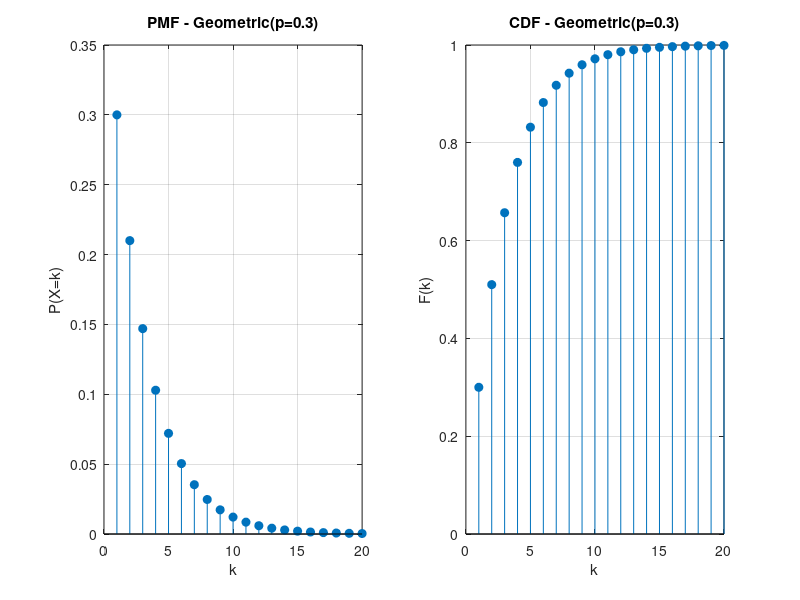
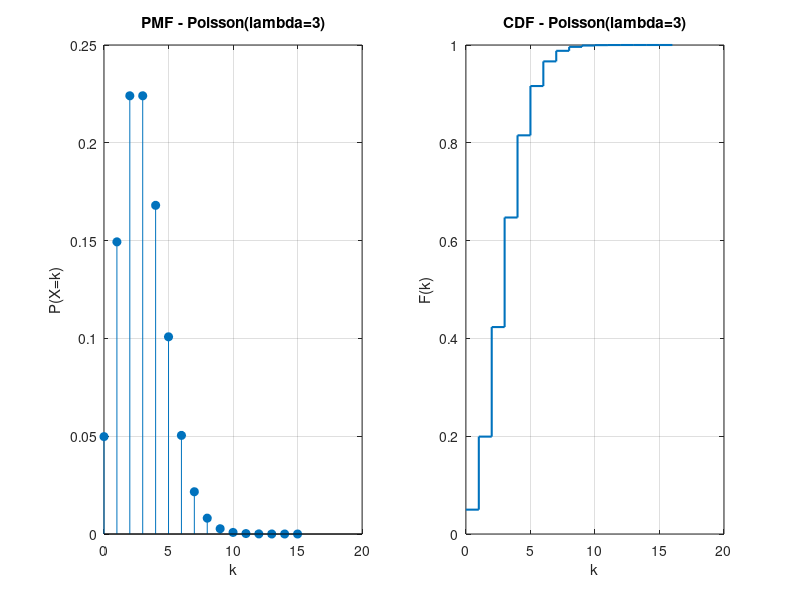
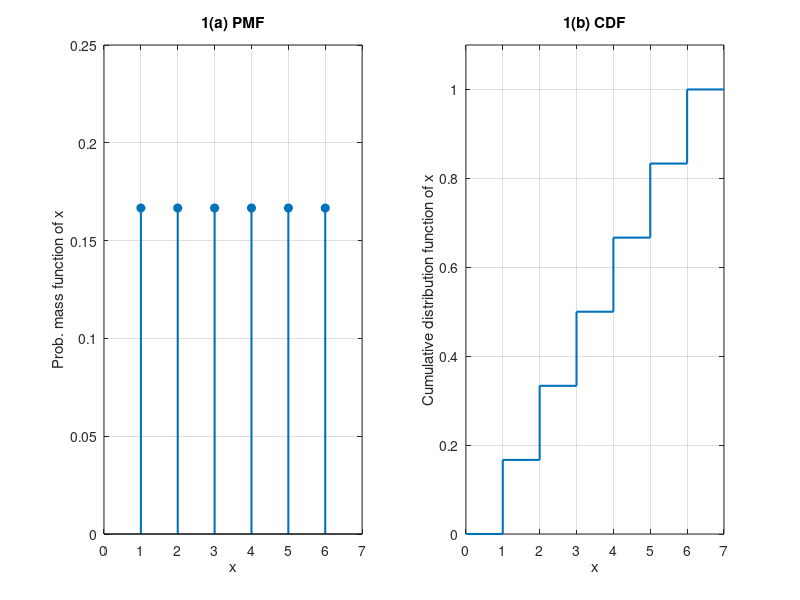
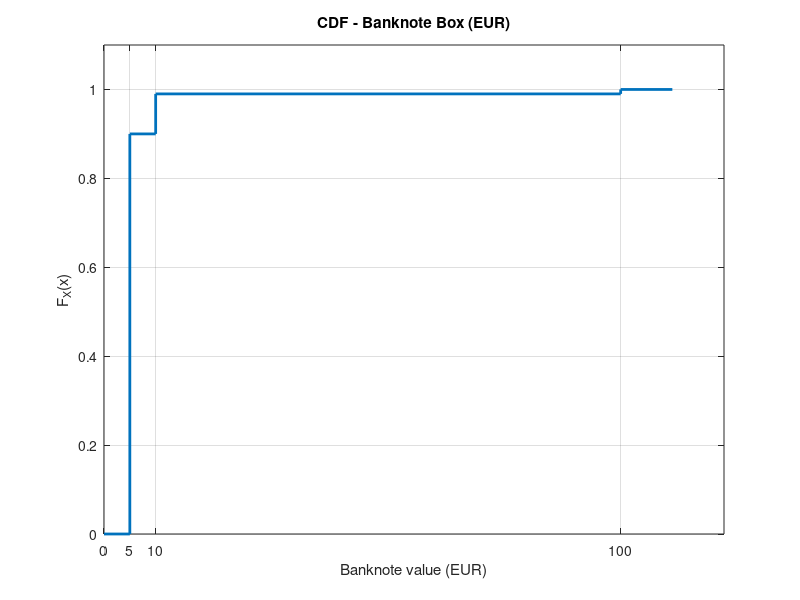

MATLAB code to generate these figures, in order: (Note: this script raises an error after producing the figures.)
%% =========================================================================
%  MPECI 2025/2026 - PRACTICAL GUIDE 2 - FULL SOLUTIONS & EXAM NOTES
%  Métodos Probabilísticos para Engenharia de Computadores e Informática
%  University of Aveiro - DETI
% =========================================================================
%
%  DISTRIBUTIONS COVERED:
%    - Uniform (discrete)    PMF: p(x)=1/n
%    - Binomial              PMF: C(n,k)*p^k*(1-p)^(n-k)  E=np    Var=np(1-p)
%    - Geometric             PMF: (1-p)^(k-1)*p            E=1/p   Var=(1-p)/p^2
%    - Poisson               PMF: e^(-L)*L^k/k!            E=L     Var=L
%    - Exponential (cont.)   PDF: L*e^(-Lx)                E=1/L   Var=1/L^2
%    - Gaussian/Normal(cont) PDF: (1/s*sqrt(2pi))*e^(...)  E=mu    Var=s^2
%
%  KEY MATLAB FUNCTIONS (all distributions):
%    poisspdf(k, L)       Poisson PMF at k
%    poisscdf(k, L)       Poisson CDF up to k
%    poissrnd(L, r, c)    Poisson random samples
%    exppdf(x, 1/L)       Exponential PDF  *** MATLAB uses MEAN=1/L, not rate L ***
%    exprnd(1/L, r, c)    Exponential random samples
%    normcdf(x, mu, s)    Gaussian CDF
%    randn(r, c)          Standard Normal N(0,1) samples
%    nchoosek(n, k)       Binomial coefficient C(n,k)
%
%  EXAM REMINDER - E[X] and Var[X] from PMF:
%    E[X]   = sum(x .* p)
%    E[X^2] = sum(x.^2 .* p)
%    Var[X] = E[X^2] - E[X]^2
%
% =========================================================================


%% =========================================================================
%  TASK 1 - Discrete Random Variables (theory questions)
%% =========================================================================

%% ---- T1 Q1: Fair 6-sided die -------------------------------------------
%
% X in {1,2,3,4,5,6}, each with probability 1/6
%
% PMF:  p(x) = 1/6 for x = 1..6
% CDF:  F(k) = k/6 for integer k in 1..6
% E[X]   = (1+2+3+4+5+6)/6 = 3.5
% Var[X] = E[X^2] - E[X]^2 = 91/6 - 12.25 = 35/12 ≈ 2.9167
%
% P(X>=4) = 3/6 = 0.5
% P(X=3|X<5) = P(X=3 AND X<5) / P(X<5) = (1/6) / (4/6) = 1/4 = 0.25

x_die = 1:6;
p_die = ones(1,6)/6;
F_die = cumsum(p_die);

EX_die   = sum(x_die .* p_die);
Var_die  = sum(x_die.^2 .* p_die) - EX_die^2;
P_ge4    = sum(p_die(x_die >= 4));
P_X3_lt5 = p_die(3) / sum(p_die(x_die < 5));

fprintf('=== T1 Q1: Fair Die ===\n');
fprintf('  E[X]        = %.4f  (exact: 3.5)\n',        EX_die);
fprintf('  Var[X]      = %.4f  (exact: 35/12=%.4f)\n', Var_die, 35/12);
fprintf('  P(X>=4)     = %.4f  (exact: 0.5)\n',        P_ge4);
fprintf('  P(X=3|X<5) = %.4f  (exact: 0.25)\n\n',     P_X3_lt5);


%% ---- T1 Q2: Geometric distribution (p = 0.3) ---------------------------
%
% X = number of trials until FIRST success, X in {1, 2, 3, ...}
% PMF:  P(X=k) = (1-p)^(k-1) * p
% CDF:  F(k)   = 1 - (1-p)^k
% E[X]   = 1/p
% Var[X] = (1-p)/p^2
%
% MEMORYLESS PROPERTY (exam classic):
%   P(X > s+t | X > t) = P(X > s)   for all s,t >= 0
%   "Past failures carry no information about future trials"
%
% P(X>3)      = (1-p)^3 = 0.7^3 = 0.343
% P(X>3|X>1)  = P(X>3)/P(X>1) = 0.7^3/0.7^1 = 0.7^2 = 0.49
% P(X>2)      = 0.7^2 = 0.49  -> same! confirms memoryless property

p_geo = 0.3;
k_geo = 1:20;
pmf_geo = (1-p_geo).^(k_geo-1) * p_geo;
cdf_geo = 1 - (1-p_geo).^k_geo;

EX_geo    = 1/p_geo;
Var_geo   = (1-p_geo)/p_geo^2;
P_Xgt3    = (1-p_geo)^3;
P_Xgt3_given_Xgt1 = P_Xgt3 / (1-p_geo)^1;
P_Xgt2    = (1-p_geo)^2;

fprintf('=== T1 Q2: Geometric (p=0.3) ===\n');
fprintf('  E[X]              = %.4f  (exact: %.4f)\n', EX_geo, 1/p_geo);
fprintf('  Var[X]            = %.4f  (exact: %.4f)\n', Var_geo, (1-p_geo)/p_geo^2);
fprintf('  P(X>3)            = %.4f  (exact: 0.343)\n', P_Xgt3);
fprintf('  P(X>3|X>1)        = %.4f\n', P_Xgt3_given_Xgt1);
fprintf('  P(X>2)            = %.4f  <- same -> MEMORYLESS confirmed\n\n', P_Xgt2);

figure('Name','T1 Q2 - Geometric PMF and CDF');
subplot(1,2,1);
stem(k_geo, pmf_geo, 'filled');
xlabel('k'); ylabel('P(X=k)'); title('PMF - Geometric(p=0.3)'); grid on;
subplot(1,2,2);
stem(k_geo, cdf_geo, 'filled');
xlabel('k'); ylabel('F(k)'); title('CDF - Geometric(p=0.3)'); grid on;


%% ---- T1 Q3: Poisson distribution (lambda = 3) --------------------------
%
% PMF:  P(X=k) = e^(-L) * L^k / k!
% E[X] = L,  Var[X] = L   <- mean equals variance (exam favourite!)
%
% P(X=0) = e^(-3) ≈ 0.0498
% P(X>5) = 1 - poisscdf(5, 3)

L3 = 3;
k_pois = 0:15;
pmf_pois3 = poisspdf(k_pois, L3);
cdf_pois3 = poisscdf(k_pois, L3);

P_X0_L3   = poisspdf(0, L3);
P_Xgt5_L3 = 1 - poisscdf(5, L3);

fprintf('=== T1 Q3: Poisson (lambda=3) ===\n');
fprintf('  E[X] = Var[X] = lambda = 3  (always true for Poisson)\n');
fprintf('  P(X=0) = %.4f  (exact: e^-3=%.4f)\n', P_X0_L3, exp(-3));
fprintf('  P(X>5) = %.4f\n\n', P_Xgt5_L3);

figure('Name','T1 Q3 - Poisson PMF and CDF');
subplot(1,2,1);
stem(k_pois, pmf_pois3, 'filled');
xlabel('k'); ylabel('P(X=k)'); title('PMF - Poisson(lambda=3)'); grid on;
subplot(1,2,2);
stairs([k_pois k_pois(end)+1], [cdf_pois3 1], 'LineWidth', 1.5);
xlabel('k'); ylabel('F(k)'); title('CDF - Poisson(lambda=3)'); grid on;


%% ---- T1 Q4: Poisson - Packet errors (lambda = 2) -----------------------
%
% lambda = 2 errors per packet on average
% (a) P(0 errors)  = e^(-2)
% (b) P(>3 errors) = 1 - poisscdf(3, 2)
% (c) E[errors]    = lambda = 2
% (d) 1000 * P(0 errors) expected packets with zero errors

L_pkt = 2;
P0_pkt    = poisspdf(0, L_pkt);
Pgt3_pkt  = 1 - poisscdf(3, L_pkt);

fprintf('=== T1 Q4: Poisson Packet Errors (lambda=2) ===\n');
fprintf('  P(0 errors)            = %.4f  (e^-2 = %.4f)\n', P0_pkt, exp(-2));
fprintf('  P(>3 errors)           = %.4f\n', Pgt3_pkt);
fprintf('  E[errors per packet]   = %.0f\n', L_pkt);
fprintf('  Expected 0-error pkts  = %.1f out of 1000\n\n', 1000*P0_pkt);


%% ---- T1 Q5: Custom die game - PMF of score Y ---------------------------
%
% Die outcome -> score Y:
%   Roll 1       -> Y = -4   P(Y=-4) = 1/6
%   Roll 2 or 3  -> Y =  0   P(Y= 0) = 2/6
%   Roll 4 or 5  -> Y =  2   P(Y= 2) = 2/6
%   Roll 6       -> Y =  6   P(Y= 6) = 1/6
%
% E[Y] = (-4)(1/6) + (0)(2/6) + (2)(2/6) + (6)(1/6) = 6/6 = 1
% E[Y^2] = (16)(1/6) + (0)(2/6) + (4)(2/6) + (36)(1/6) = 60/6 = 10
% Var[Y] = 10 - 1^2 = 9
%
% E[Y] = 1 != 0 -> NOT a fair game
% Expected total after 100 games = 100 * E[Y] = +100 points

y_vals = [-4,  0,  2,  6];
p_Y    = [1/6, 2/6, 2/6, 1/6];

EY   = sum(y_vals .* p_Y);
VarY = sum(y_vals.^2 .* p_Y) - EY^2;

fprintf('=== T1 Q5: Die Game ===\n');
fprintf('  E[Y]              = %.4f  (exact: 1)\n',  EY);
fprintf('  Var[Y]            = %.4f  (exact: 9)\n',  VarY);
fprintf('  Fair game?        NO  (need E[Y]=0)\n');
fprintf('  Expected gain/100 = +%.0f points\n\n', 100*EY);


%% =========================================================================
%  TASK 2 - Lab exercises
%% =========================================================================

%% ---- T2 Q1: Die PMF and CDF plots (stem + stairs) ----------------------

figure('Name','T2 Q1 - Die PMF and CDF');
subplot(1,2,1);
stem(x_die, p_die, 'filled', 'LineWidth', 1.5);
xlabel('x'); ylabel('Prob. mass function of x');
title('1(a) PMF'); xlim([0 7]); ylim([0 0.25]); grid on;

subplot(1,2,2);
stairs([0 x_die 7], [0 F_die 1], 'LineWidth', 1.5);
xlabel('x'); ylabel('Cumulative distribution function of x');
title('1(b) CDF'); xlim([0 7]); ylim([0 1.1]); grid on;


%% ---- T2 Q2: Banknote box -----------------------------------------------
%
% Box contents: 90x5EUR + 9x10EUR + 1x100EUR = 100 notes total
%
% Sample space (elementary experiment = pick 1 note):
%   Omega = {note_1, ..., note_100}, each with P = 1/100
%
% Random variable X = face value of drawn note:
%   X in {5, 10, 100}
%   P(X=5)   = 90/100 = 0.90
%   P(X=10)  =  9/100 = 0.09
%   P(X=100) =  1/100 = 0.01
%
% CDF:
%   F(x) = 0     for x < 5
%   F(x) = 0.90  for 5  <= x < 10
%   F(x) = 0.99  for 10 <= x < 100
%   F(x) = 1.00  for x >= 100

x_notes = [5,    10,   100];
p_notes = [0.90, 0.09, 0.01];
F_notes = cumsum(p_notes);

EX_notes  = sum(x_notes .* p_notes);
Var_notes = sum(x_notes.^2 .* p_notes) - EX_notes^2;

fprintf('=== T2 Q2: Banknote Box ===\n');
fprintf('  E[X]   = %.2f EUR\n', EX_notes);
fprintf('  Var[X] = %.2f\n\n', Var_notes);

figure('Name','T2 Q2 - Banknote CDF');
stairs([0 x_notes 110], [0 F_notes 1], 'LineWidth', 2);
xlabel('Banknote value (EUR)'); ylabel('F_X(x)');
title('CDF - Banknote Box (EUR)'); grid on;
xticks([0 5 10 100]); ylim([0 1.1]);


%% ---- T2 Q3: Binomial - 4 coin tosses -----------------------------------
%
% X = number of heads in n=4 tosses of a fair coin
% X ~ Binomial(n=4, p=0.5)
% PMF: P(X=k) = C(4,k) * (0.5)^4  for k = 0,1,2,3,4
% E[X]   = n*p = 2
% Var[X] = n*p*(1-p) = 1
%
% (f) Key probabilities:
%   P(X>=2) = 1 - P(0) - P(1) = 1 - 1/16 - 4/16 = 11/16 = 0.6875
%   P(X<=1) = P(0) + P(1)     = 5/16 = 0.3125
%   P(1<=X<=3) = P(1)+P(2)+P(3) = 14/16 = 0.875

n_c = 4; p_c = 0.5; N = 1e5;
k_c = 0:n_c;

% Simulation
tosses_c = rand(n_c, N) < p_c;
heads_c  = sum(tosses_c);
pmf_sim_c = arrayfun(@(k) sum(heads_c==k)/N, k_c);

% Analytical
pmf_ana_c = arrayfun(@(k) nchoosek(n_c,k)*p_c^k*(1-p_c)^(n_c-k), k_c);

% Stats from simulation
EX_sim_c  = sum(k_c .* pmf_sim_c);
Var_sim_c = sum((k_c - EX_sim_c).^2 .* pmf_sim_c);

% Probabilities from analytical PMF
P_ge2_c  = sum(pmf_ana_c(k_c >= 2));
P_le1_c  = sum(pmf_ana_c(k_c <= 1));
P_1to3_c = sum(pmf_ana_c(k_c >= 1 & k_c <= 3));

fprintf('=== T2 Q3: Binomial (n=4, p=0.5) ===\n');
fprintf('  Sim:  E[X]=%.4f  Var=%.4f  std=%.4f\n', EX_sim_c, Var_sim_c, sqrt(Var_sim_c));
fprintf('  Ana:  E[X]=%.4f  Var=%.4f  std=%.4f\n', n_c*p_c, n_c*p_c*(1-p_c), sqrt(n_c*p_c*(1-p_c)));
fprintf('  PMF comparison:\n');
fprintf('    k   Sim      Ana\n');
for k = k_c
    fprintf('    %d   %.4f   %.4f\n', k, pmf_sim_c(k+1), pmf_ana_c(k+1));
end
fprintf('  P(X>=2)    = %.4f  (exact: 11/16=%.4f)\n', P_ge2_c,  11/16);
fprintf('  P(X<=1)    = %.4f  (exact:  5/16=%.4f)\n', P_le1_c,   5/16);
fprintf('  P(1<=X<=3) = %.4f  (exact: 14/16=%.4f)\n\n', P_1to3_c, 14/16);

figure('Name','T2 Q3 - Binomial PMF comparison');
stem(k_c-0.1, pmf_sim_c, 'b', 'filled'); hold on;
stem(k_c+0.1, pmf_ana_c, 'r', 'filled');
legend('Simulated','Analytical');
xlabel('k'); ylabel('P(X=k)');
title('Binomial(4, 0.5) - Simulation vs Analytical');
grid on; hold off;


%% ---- T2 Q4 (Optional): Defective parts (Binomial p=0.3, n=5) ----------

p_d = 0.3; n_d = 5; N = 1e5;
k_d = 0:n_d;
defects = sum(rand(n_d, N) < p_d);

pmf_sim_d = arrayfun(@(k) sum(defects==k)/N, k_d);
pmf_ana_d = arrayfun(@(k) nchoosek(n_d,k)*p_d^k*(1-p_d)^(n_d-k), k_d);
cdf_ana_d = cumsum(pmf_ana_d);

P_le2_sim_d = sum(defects <= 2) / N;
P_le2_ana_d = sum(pmf_ana_d(k_d <= 2));

fprintf('=== T2 Q4: Defective Parts (n=5, p=0.3) ===\n');
fprintf('  P(X<=2) sim = %.4f  ana = %.4f\n\n', P_le2_sim_d, P_le2_ana_d);

figure('Name','T2 Q4 - Defective Parts CDF');
stairs([-1 k_d n_d+1], [0 cdf_ana_d 1], 'LineWidth', 2);
xlabel('k (defective parts)'); ylabel('F(k)');
title('CDF - Defective Parts (n=5, p=0.3)'); grid on;


%% ---- T2 Q5 (Optional): 2-engine vs 4-engine plane crash ---------------
%
% Rule: plane crashes if MORE THAN HALF of engines fail
%   2 engines: crash if >= 2 fail  ->  P_crash2 = p^2
%   4 engines: crash if >= 3 fail  ->  P_crash4 = C(4,3)*p^3*(1-p) + p^4
%
% CONCLUSION: For p < 0.5 (realistic), P_crash2 < P_crash4
%   -> Prefer 2-engine plane for any realistic failure probability

p_range  = logspace(-3, log10(0.5), 300);
P_crash2 = p_range.^2;
P_crash4 = 4*p_range.^3.*(1-p_range) + p_range.^4;

fprintf('=== T2 Q5: 2 vs 4 Engine Plane ===\n');
fprintf('  For p < 0.5: 2-engine plane is SAFER\n');
fprintf('  Crossover exactly at p = 0.5\n\n');

figure('Name','T2 Q5 - Plane Crash Probability');
loglog(p_range, P_crash2, 'b-', 'LineWidth', 2); hold on;
loglog(p_range, P_crash4, 'r-', 'LineWidth', 2);
legend('2 engines','4 engines','Location','northwest');
xlabel('p (engine failure probability)'); ylabel('P(crash)');
title('Crash probability: 2-engine vs 4-engine plane');
grid on; hold off;


%% ---- T2 Q6: Binomial -> Poisson approximation (BER) -------------------
%
% Poisson is a good approximation to Binomial when:
%   n is large, p is small, and lambda = n*p stays constant
%
% (a) 100 bytes = 800 bits, BER=1e-5, lambda = 800*1e-5 = 0.008
%     P(0 errors): Binomial = (1-BER)^800, Poisson = e^(-0.008)
%
% (b) 1000 bytes = 8000 bits, lambda = 8000*1e-5 = 0.08
%     P(>=2 errors) = 1 - P(0) - P(1)
%     Both methods give essentially identical results

BER = 1e-5;

% (a)
n_a   = 100*8; L_a = n_a*BER;
P0_bi_a  = (1-BER)^n_a;
P0_po_a  = exp(-L_a);

% (b)
n_b   = 1000*8; L_b = n_b*BER;
Pge2_bi_b = 1 - (1-BER)^n_b - n_b*BER*(1-BER)^(n_b-1);
Pge2_po_b = 1 - poisscdf(1, L_b);

fprintf('=== T2 Q6: Binomial vs Poisson (BER=1e-5) ===\n');
fprintf('  (a) 100B  | Binomial: %.8f  Poisson: %.8f\n', P0_bi_a,   P0_po_a);
fprintf('  (b) 1000B | Binomial: %.8f  Poisson: %.8f\n\n', Pge2_bi_b, Pge2_po_b);


%% ---- T2 Q7: Poisson email server (lambda=5 msg/s) ----------------------
%
% Rate = 5 messages/second
% KEY: scale lambda by the time window!
%   2-second window: lambda = 5*2 = 10
%   5-second window: lambda = 5*5 = 25
%
% (a) P(X < 10 in 2s) = poisscdf(9, 10)
% (b) P(X > 30 in 5s) = 1 - poisscdf(30, 25)

L_s = 5;
N_p = 1e5;

L_2s = L_s * 2;
msgs_2s    = poissrnd(L_2s, 1, N_p);
P_lt10_sim = sum(msgs_2s < 10) / N_p;
P_lt10_ana = poisscdf(9, L_2s);

L_5s = L_s * 5;
msgs_5s    = poissrnd(L_5s, 1, N_p);
P_gt30_sim = sum(msgs_5s > 30) / N_p;
P_gt30_ana = 1 - poisscdf(30, L_5s);

fprintf('=== T2 Q7: Poisson Email Server ===\n');
fprintf('  (a) P(<10 in 2s)  Sim=%.4f  Ana=%.4f  [lambda=%.0f]\n', P_lt10_sim, P_lt10_ana, L_2s);
fprintf('  (b) P(>30 in 5s)  Sim=%.4f  Ana=%.4f  [lambda=%.0f]\n\n', P_gt30_sim, P_gt30_ana, L_5s);


%% ---- T2 Q8: Exponential distribution (lambda=1) -----------------------
%
% PDF: f(x) = lambda * e^(-lambda*x) for x >= 0
% E[X] = 1/lambda,  Var[X] = 1/lambda^2
%
% *** IMPORTANT MATLAB NOTE ***
% exppdf(x, mu) and exprnd(mu) use mu = MEAN = 1/lambda (NOT the rate)
% For lambda=1:   use exppdf(x, 1)   -> mean=1
% For lambda=0.2: use exppdf(x, 5)   -> mean=5

L8 = 1; mu8 = 1/L8;
x_e = 0:0.1:10;

figure('Name','T2 Q8 - Exponential(lambda=1)');
subplot(1,2,1);
plot(x_e, exppdf(x_e, mu8), 'LineWidth', 2);
xlabel('x'); ylabel('f_X(x)');
title('PDF - Exponential(\lambda=1)'); grid on;

samples_e8 = exprnd(mu8, 1, 1e5);
subplot(1,2,2);
histogram(samples_e8, 100, 'Normalization', 'pdf'); hold on;
plot(x_e, exppdf(x_e, mu8), 'r-', 'LineWidth', 2);
legend('Histogram (10^5 samples)','Theoretical PDF');
xlabel('x'); ylabel('Density');
title('Exponential(\lambda=1): histogram vs PDF');
grid on; hold off;


%% ---- T2 Q9: Exponential memoryless property (lambda=0.2) --------------
%
% MEMORYLESS PROPERTY:
%   P(X > s+t | X > t) = P(X > s)   for all s,t >= 0
%
% Analytical proof:
%   P(X>s+t | X>t) = P(X>s+t) / P(X>t)
%                  = e^(-L(s+t)) / e^(-Lt)
%                  = e^(-Ls) = P(X>s)   confirmed!
%
% With lambda=0.2, s=2, t=3:
%   P(X>5)/P(X>3) = e^(-1.0)/e^(-0.6) = e^(-0.4) = P(X>2)

L9 = 0.2; mu9 = 1/L9;
s = 2; t = 3;

samples_e9 = exprnd(mu9, 1, 1e5);

P_Xgt_spt  = sum(samples_e9 > s+t) / 1e5;
P_Xgt_t    = sum(samples_e9 > t)   / 1e5;
P_Xgt_s    = sum(samples_e9 > s)   / 1e5;
P_cond_sim = P_Xgt_spt / P_Xgt_t;

P_cond_ana = exp(-L9*s);

fprintf('=== T2 Q9: Exponential Memoryless (lambda=0.2) ===\n');
fprintf('  Mean of samples:           %.4f  (exact: 1/L=%.1f)\n', mean(samples_e9), mu9);
fprintf('  P(X>%d+%d | X>%d) sim   = %.4f\n', s, t, t, P_cond_sim);
fprintf('  P(X>%d)          sim   = %.4f\n', s, P_Xgt_s);
fprintf('  P(X>%d)          exact = %.4f  <- should match above\n', s, P_cond_ana);
fprintf('  -> Memoryless property confirmed\n\n');


%% ---- T2 Q10: P(X < Y) = lambdaX/(lambdaX+lambdaY) --------------------
%
% X ~ Exp(lambdaX=0.4),  Y ~ Exp(lambdaY=0.1),  independent
%
% Analytical result: P(X < Y) = lambdaX / (lambdaX + lambdaY)
%   With lambdaX=0.4, lambdaY=0.1: P(X<Y) = 0.4/0.5 = 0.8
%
% Intuition: X fires faster on average (higher rate), so it finishes first more often

LX = 0.4; LY = 0.1; N = 1e5;
X_s = exprnd(1/LX, 1, N);
Y_s = exprnd(1/LY, 1, N);

P_XltY_sim = sum(X_s < Y_s) / N;
P_XltY_ana = LX / (LX + LY);

fprintf('=== T2 Q10: P(X<Y) for two exponentials ===\n');
fprintf('  lambdaX=%.1f, lambdaY=%.1f\n', LX, LY);
fprintf('  P(X<Y) sim   = %.4f\n', P_XltY_sim);
fprintf('  P(X<Y) exact = %.4f  [lambdaX/(lambdaX+lambdaY)=%.1f/%.1f]\n\n', P_XltY_ana, LX, LX+LY);


%% ---- T2 Q11 (Optional): Poisson typos in a 100-page book --------------
%
% lambda = 0.02 typos/page
% Total typos in 100 pages ~ Poisson(lambda_total = 0.02*100 = 2)
% P(at most 1 typo) = poisscdf(1, 2)

L_typo = 0.02 * 100;
P_le1_typo = poisscdf(1, L_typo);

fprintf('=== T2 Q11: Poisson Typos (100 pages) ===\n');
fprintf('  lambda_total = %.1f\n', L_typo);
fprintf('  P(<=1 typo)  = %.4f\n\n', P_le1_typo);


%% ---- T2 Q12: Gaussian - classroom enrolment ----------------------------
%
% X ~ N(mu=100, sigma=10) students
% n practical classes, 20 students each -> capacity = 20*n
% P(n classes enough) = P(X <= 20*n) = normcdf(20*n, 100, 10)
%
% n=5: P(X<=100) = 0.5000   (median = mean for symmetric Gaussian)
% n=6: P(X<=120) = normcdf(120,100,10) ≈ 0.9772  (2 sigma above mean)
% n=7: P(X<=140) = normcdf(140,100,10) ≈ 0.99997 (4 sigma above mean)

mu_cl = 100; sig_cl = 10;
N_cl  = 1e5;
X_cl  = mu_cl + sig_cl * randn(1, N_cl);   % N(100,10) samples

fprintf('=== T2 Q12: Gaussian Classroom (mu=100, sigma=10) ===\n');
fprintf('  n    Simulation    Analytical   [capacity]\n');
for n_cl = [5, 6, 7]
    cap = 20 * n_cl;
    P_sim_cl = sum(X_cl <= cap) / N_cl;
    P_ana_cl = normcdf(cap, mu_cl, sig_cl);
    fprintf('  n=%d  %.4f       %.4f       [%d students]\n', n_cl, P_sim_cl, P_ana_cl, cap);
end
fprintf('\n');


%% ---- T2 Q13: Cookie weights - E[Sn], Var[Sn], Markov, Chebyshev, CLT -
%
% Xi ~ i.i.d., mu=20g, sigma^2=9g^2, sigma=3g
% Sn = X1 + X2 + ... + Xn
%
% (a) E[Sn] = n*mu = 20n
%     Var[Sn] = n*sigma^2 = 9n
%
% (b) MARKOV INEQUALITY:  P(X >= a) <= E[X] / a    (requires X >= 0)
%     P(Xi >= 30) <= 20/30 = 2/3 ≈ 0.667
%     Only uses the mean -> very loose bound
%
% (c) CHEBYSHEV INEQUALITY:  P(|X-mu| >= k) <= sigma^2 / k^2
%     P(|Xi-20| >= 10) <= 9/100 = 0.09
%     Uses mean + variance -> tighter bound
%
% (d) CENTRAL LIMIT THEOREM:
%     S100 ~ N(100*20, 100*9) = N(2000, 900),  std_S = 30
%     P(1970 < S100 < 2030) = P(-1 < Z < 1) ≈ 0.6827
%     This is the "68% rule" (±1 standard deviation)

mu_ck = 20; var_ck = 9; sig_ck = sqrt(var_ck);
n_ck  = 100;

E_Sn    = n_ck * mu_ck;
Var_Sn  = n_ck * var_ck;
std_Sn  = sqrt(Var_Sn);

markov_bound = mu_ck / 30;
cheb_bound   = var_ck / 10^2;

P_clt = normcdf(2030, E_Sn, std_Sn) - normcdf(1970, E_Sn, std_Sn);

fprintf('=== T2 Q13: Cookie Weights ===\n');
fprintf('  (a) E[S100]=%.0fg  Var[S100]=%.0f  std=%.1fg\n', E_Sn, Var_Sn, std_Sn);
fprintf('  (b) Markov:     P(Xi>=30)     <= %.4f  (loose, mean only)\n', markov_bound);
fprintf('  (c) Chebyshev:  P(|Xi-20|>=10)<= %.4f  (tighter, mean+var)\n', cheb_bound);
fprintf('  (d) CLT: P(1970<S100<2030)    = %.4f  (68%% rule = +-1 sigma)\n', P_clt);

% Simulation check for (d)
N_ck_sim = 1e5;
S100_sim = sum(mu_ck + sig_ck*randn(n_ck, N_ck_sim));
P_clt_sim = sum(S100_sim > 1970 & S100_sim < 2030) / N_ck_sim;
fprintf('  (d) Simulation:                 %.4f  (should match above)\n\n', P_clt_sim);
